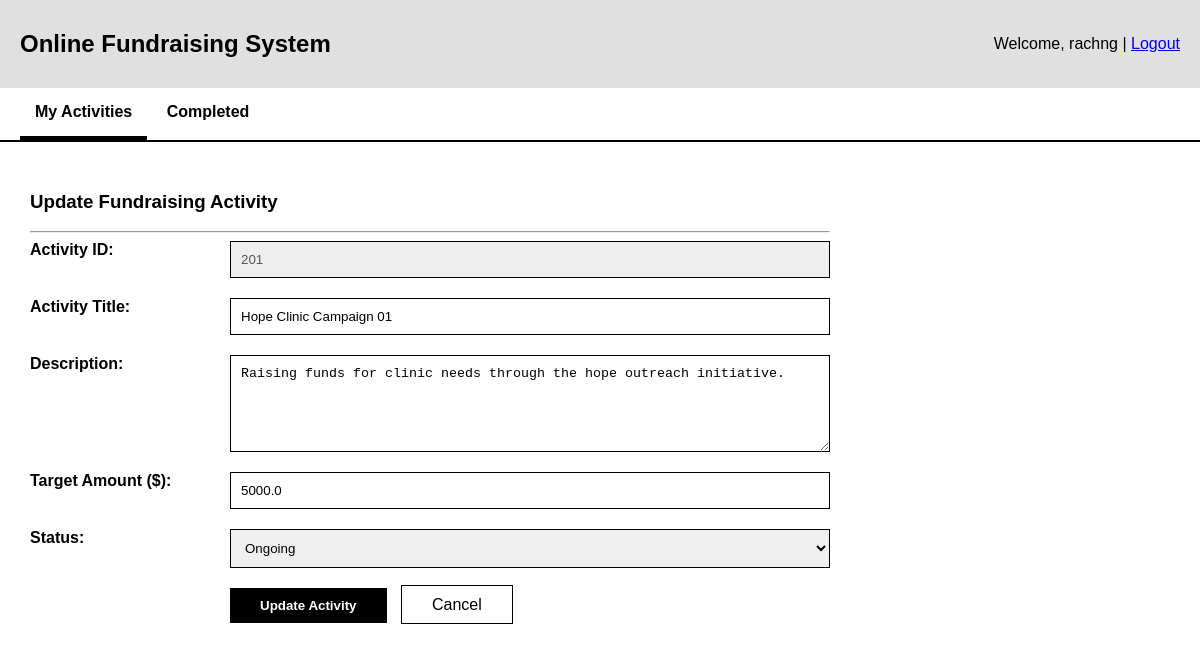
Screenshot of /activities/update?activityId=201 (signed in) with the database file from the repository.
### tables this page shows
CREATE TABLE fundraising_activity(
    activity_id INTEGER PRIMARY KEY,
    account_id INTEGER NOT NULL,
    activity_name TEXT NOT NULL,
    category_id INTEGER NOT NULL,
    activity_desc TEXT NOT NULL,
    funding_current REAL NOT NULL DEFAULT 0,
    funding_goal REAL NOT NULL,
    start_date TEXT NOT NULL,
    end_date TEXT NOT NULL,
    activity_status TEXT NOT NULL CHECK (activity_status in ('completed', 'expired', 'cancelled', 'ongoing')),
    FOREIGN KEY (account_id) REFERENCES user_account(account_id),
    FOREIGN KEY (category_id) REFERENCES category(category_id)
);

### boundary/fundraising_activity_routes.py (the view, shortened to what this page needs)
@fundraising_activity_bp.route("/activities/update", methods=["GET", "POST"])
@roles_required(PLATFORM_MANAGEMENT, FUNDRAISER)
def update_activity():
    controller = update_fundraising_activity_controller()
    view_controller = view_fundraising_activity_controller()
    activity = None
    selected_activity_id = request.args.get("activityId", "").strip()
    if selected_activity_id:
        try:
            activity = view_controller.viewActivityById(int(selected_activity_id))
        except ValueError:
            flash("Invalid activity ID.", "error")
            return render_template("activities/update_activity.html", activity=activity)
        if not activity:
            flash("Activity ID does not exist.", "error")
    return render_template("activities/update_activity.html", activity=activity)

### boundary/access_control.py (called while the page is built)
def roles_required(*allowed_profile_ids):
    def decorator(view_function):
        @wraps(view_function)
        def wrapped_view(*args, **kwargs):
            if not session.get("account_id"):
                flash("Please log in to continue.", "error")
                return redirect(url_for("auth.login"))
            profile_id = session.get("profile_id")
            if profile_id not in allowed_profile_ids:
                flash("You do not have permission to access this page.", "error")
                return redirect(url_for("home"))
            return view_function(*args, **kwargs)
        return wrapped_view
    return decorator

### control/view_fundraising_activity_controller.py (called while the page is built)
    def viewActivityById(self, activity_id: int) -> Optional["FundraisingActivity"]:
        return FundraisingActivity.getActivityById(activity_id)

### db.py (called while the page is built)
def get_connection():
    connection = sqlite3.connect(DB_PATH) #open database
    connection.row_factory = sqlite3.Row #Enable access to columns using name
    connection.execute("PRAGMA foreign_keys = ON") #enforce foreign keys
    return connection

### entity/fundraising_activity.py (called while the page is built)
    @classmethod
    def getActivityById(cls, activityId: int) -> Optional["FundraisingActivity"]:
        connection = get_connection()
        cursor = connection.execute(
            """
            SELECT * FROM fundraising_activity
            WHERE activity_id = ?
            """,
            (activityId,)
        )
        row = cursor.fetchone()
        connection.close()
        if not row:
            return None
        return cls.fromRow(row)

### templates/activities/update_activity.html (shortened to what this page needs)
<!DOCTYPE html>
<html>
<head>
</head>
<body>
    <div class="header">
        <h2>Online Fundraising System</h2>
        <div>Welcome, {{ session.get('user_name', 'Guest') }} | <a href="{{ url_for('auth.logout') }}">Logout</a></div>
    </div>
    <nav>
        <a href="{{ url_for('fundraising_activity.list_activities') }}" class="active">My Activities</a>
        <a href="{{ url_for('fundraising_activity.view_completed_activities') }}">Completed</a>
    </nav>
    <div class="content">
        <h3>Update Fundraising Activity</h3>
        <hr>
        <form method="post" onsubmit="return confirm('Confirm update?');">
            <div class="form-group">
                <label for="activityId">Activity ID:</label>
                <input
                    type="number"
                    id="activityId"
                    name="activityId"
                    value="{{ activity.activityId if activity else '' }}"
                    {% if activity %}readonly{% endif %}
                    required
                >
            </div>
            <div class="form-group">
                <label for="name">Activity Title:</label>
                <input
                    type="text"
                    id="name"
                    name="name"
                    value="{{ activity.activityName if activity else '' }}"
                    required
                >
            </div>
            <div class="form-group">
                <label for="desc">Description:</label>
                <textarea id="desc" name="desc" rows="5" required>{{ activity.activityDescription if activity else '' }}</textarea>
            </div>
            <div class="form-group">
                <label for="goal">Target Amount ($):</label>
                <input
                    type="number"
                    step="0.01"
                    id="goal"
                    name="goal"
                    value="{{ activity.fundingGoal if activity else '' }}"
                    required
                >
            </div>
            <div class="form-group">
                <label for="status">Status:</label>
                <select id="status" name="status" required>
                    {% set current_status = activity.activityStatus|lower if activity else '' %}
                    <option value="ongoing" {% if current_status == 'ongoing' %}selected{% endif %}>Ongoing</option>
                </select>
            </div>
            <div style="margin-left: 200px;">
                <button type="submit" class="btn-black">Update Activity</button>
                <a href="{{ url_for('fundraising_activity.list_activities') }}" class="btn-cancel">Cancel</a>
            </div>
        </form>
    </div>
</body>
</html>

### templates/activities/update_activity.html (style rules this page uses)
body { font-family: Arial, sans-serif; margin: 0; }
.header { background: #e0e0e0; padding: 10px 20px; display: flex; justify-content: space-between; align-items: center; }
nav { background: #fff; border-bottom: 2px solid #000; padding: 0 20px; }
nav a { text-decoration: none; color: black; padding: 15px; display: inline-block; font-weight: bold; }
nav a.active { border-bottom: 4px solid black; }
.content { padding: 30px; max-width: 800px; }
.form-group { display: flex; margin-bottom: 20px; align-items: flex-start; }
.form-group label { width: 200px; font-weight: bold; }
.form-group input, .form-group textarea, .form-group select { flex: 1; padding: 10px; border: 1px solid black; }
.btn-black { background: black; color: white; padding: 10px 30px; cursor: pointer; border: none; font-weight: bold; }
.btn-cancel { background: white; color: black; padding: 10px 30px; border: 1px solid black; text-decoration: none; margin-left: 10px; }
input[readonly] { background: #eee; color: #555; }

### rows the page displays
fundraising_activity: name "Hope Clinic Campaign 01", desc "Raising funds for clinic needs through the hope outreach initiative.", goal "5000.0"

### other values shown
{{ session.get('user_name', 'Guest') }} "rachng"
